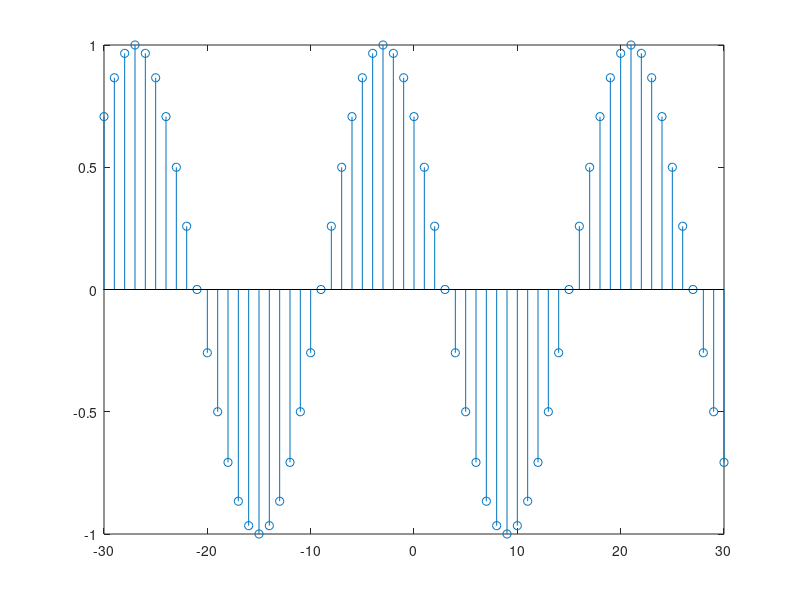

Recreate this plot in MATLAB.
clear all
close all
clc

%Definindo eixo horizontal
n = -30:30;

%Definindo funções de x(n)

%Definindo as funções
a = cos(((n*pi)/12)+((pi)/4));

%Plotando o gráfico
stem(n,a)